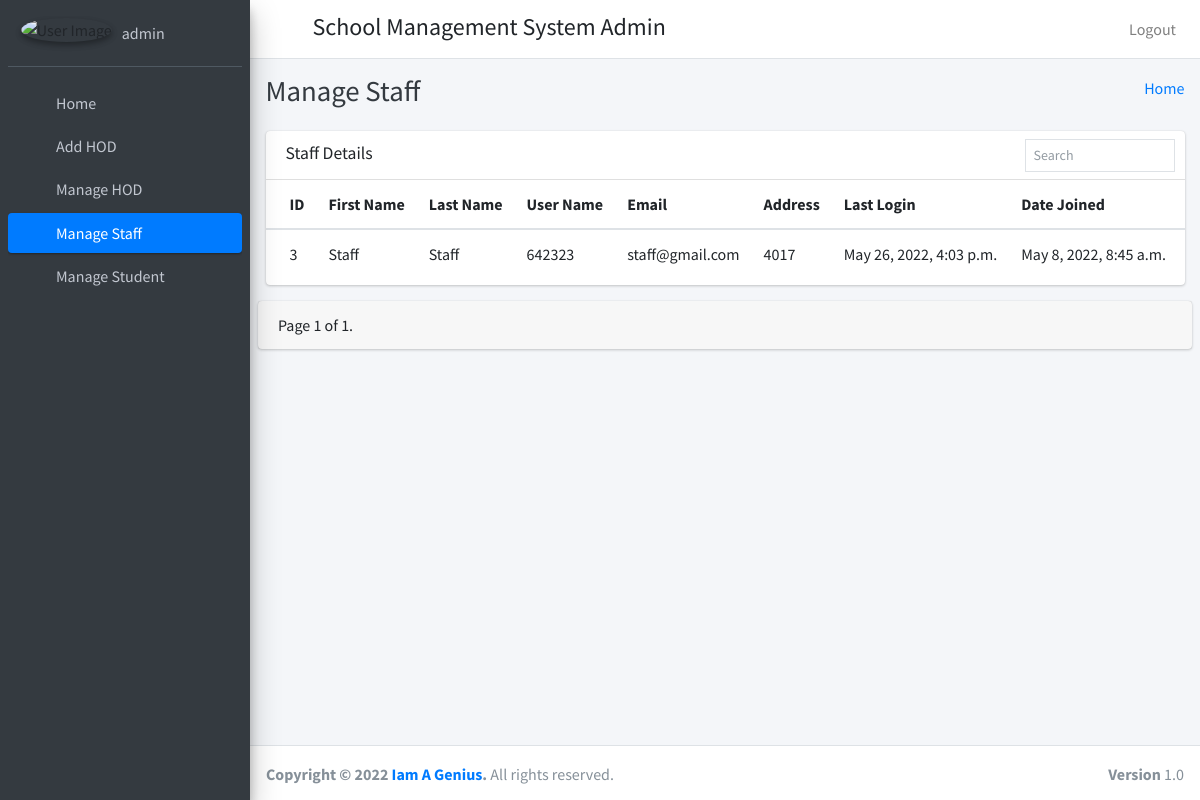
The app's page /Staff (signed in), older data.
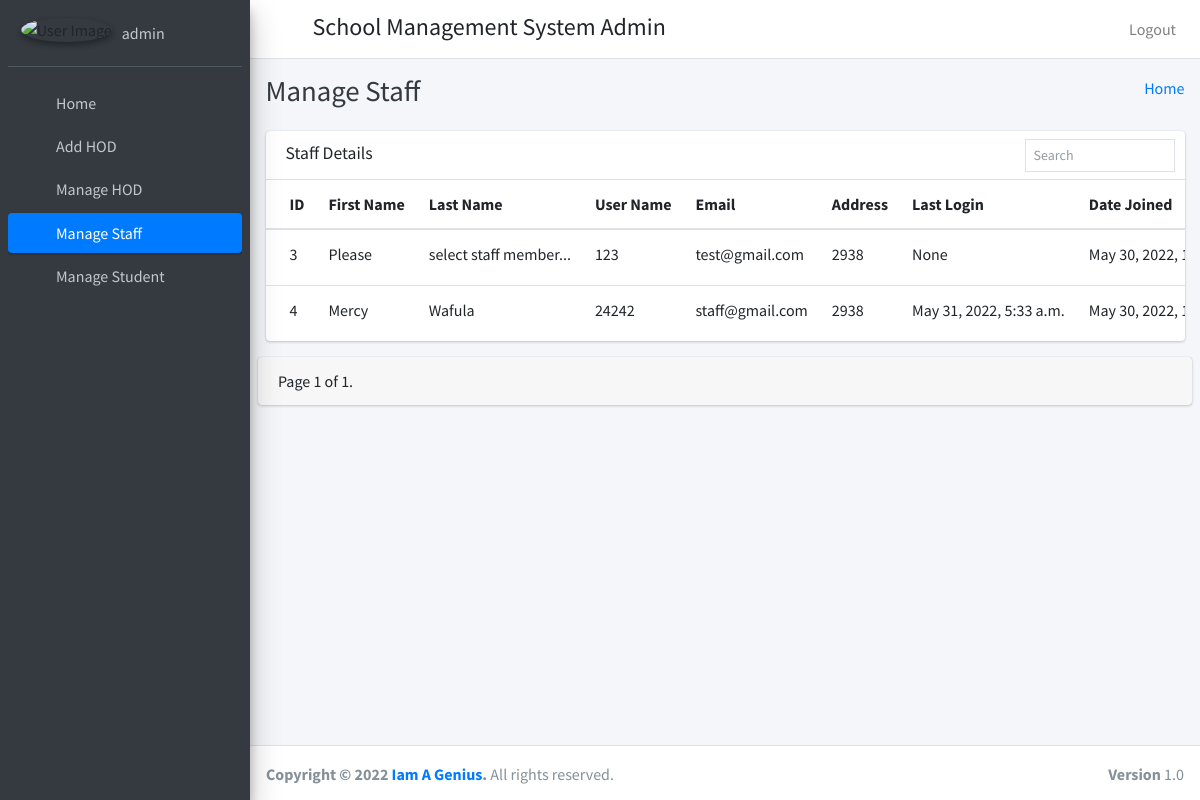
The same page, newer data.
### Student/models.py (models this page shows)
class staff(models.Model):
    id = models.AutoField(primary_key=True)
    admin = models.OneToOneField(CustomUser, on_delete=models.CASCADE)
    address = models.TextField()
    created_at = models.DateTimeField(auto_now_add=True)
    updated_at = models.DateTimeField(auto_now_add=True)
    fcm_token=models.TextField(default="")
    objects=models.Manager()

class CustomUser(AbstractUser):
    user_type_data=((1,"HOD"),(3,"staff"),(4,"student"),(2,"admin"))
    user_type= models.CharField(default=1, choices=user_type_data,max_length=10)

### Student/admin_views.py (the view)
# urls.py: path('Staff',admin_views.Staff,name="Staff"),
def Staff(request):
    staf = staff.objects.all()
    filterstaf = StaffFilter(request.GET,queryset=staf)
    staf = filterstaf.qs
    paginator = Paginator(staf, 10)
    page = request.GET.get('page',1)
    page_obj = paginator.get_page(page)
    page_range = paginator.get_elided_page_range(number=page,on_each_side=3,on_ends=2)
    try:
        staf = paginator.page(page)
    except PageNotAnInteger:
        staf = paginator.page(1)
    except EmptyPage:
        staf = paginator.page(paginator.num_pages)
    context = {
        'staf':staf,
        'filterstaf':filterstaf.form,
        'page_obj':page_obj,
        'page_range':page_range
    }
    return render(request,'admin_template/manage_staff.html',context)

### templates/admin_template/manage_staff.html (shortened to what this page needs)
{% extends 'admin_template/base.html' %}
{% block page_title %} Manage Staff {% endblock page_title %}
{% load static %}
{% load i18n %}
{% block main_content %}
<section class="content" xmlns="http://www.w3.org/1999/html">
    <div class="container-fluid">
       <div class="row">
          <div class="col-12">
            <div class="card">
              <div class="card-header">
                  <h3 class="card-title">Staff Details</h3>
                  <div class="card-tools">
                    <form method="get" class="form-inline">
                      <div class="input-group input-group-sm border" style="width: 150px;">
                        {{filterstaf.admin__username}}
                        <div class="input-group-append">
                          <button class="btn" type="submit">
                            <i class="fas fa-search"></i>
                          </button>
                        </div>
                      </div>
                    </form>
                  </div>
              </div>
              <div class="card-body table-responsive p-0">
                <table class="table table-hover text-nowrap">
                  <thead>
                    <tr>
                      <th>ID</th>
                      <th>First Name</th>
                      <th>Last Name</th>
                      <th>User Name</th>
                      <th>Email</th>
                      <th>Address</th>
                      <th>Last Login</th>
                      <th>Date Joined</th>
                      <th>Action</th>
                    </tr>
                  </thead>
                  <tbody>
                  {% for staff in staf %}
                    <tr>
                      <td>{{ staff.admin.id }}</td>
                      <td>{{ staff.admin.first_name }}</td>
                      <td>{{ staff.admin.last_name }}</td>
                      <td>{{ staff.admin.username }}</td>
                      <td>{{ staff.admin.email }}</td>
                      <td>{{ staff.address }}</td>
                      <td>{{ staff.admin.last_login }}</td>
                      <td>{{ staff.admin.date_joined }}</td>
                      <td><a href="/staff_edit/{{ staff.admin.id }}" class="btn btn-sm btn-success">Reset Password</a>
                        <a href="{% url 'delete_staff' staff.admin.id %}" class="btn btn-sm btn-danger">Delete</a></td>
                    </tr>
                  {% endfor %}
                  </tbody>
                </table>
              </div>
            </div>
          </div>
        </div>
      </div>
      <div class="card">
           <div class="card-footer">
              <div class="row">
                  <div class="col-lg-6">
                      <div class="pagination">
                          <span class="step-links">
                              <span class="current">
                                   Page  {{ page_obj.number }}  of  {{ page_obj.paginator.num_pages }}.
                              </span>
                          </span>
                      </div>
                  </div>
                  <div class="col-lg-6">
                  </div>
              </div>
          </div>
      </div>
</section>
{% endblock main_content %}

Row changes from the older to the newer data that the page shows:
changed staff: admin.first_name "Staff" → "Please"; admin.last_name "Staff" → "select staff member..."; admin.username "642323" → "123"; admin.email "staff@gmail.com" → "test@gmail.com"; address "4017" → "2938"; admin.last_login "May 26, 2022, 4:03 p.m." → "None"; admin.date_joined "May 8, 2022, 8:45 a.m." → "May 30, 2022,…"
added staff: admin.id "4", admin.first_name "Mercy", admin.last_name "Wafula", admin.username "24242", admin.email "staff@gmail.com", address "2938", admin.last_login "May 31, 2022, 5:33 a.m.", admin.date_joined "May 30, 2022,…"
